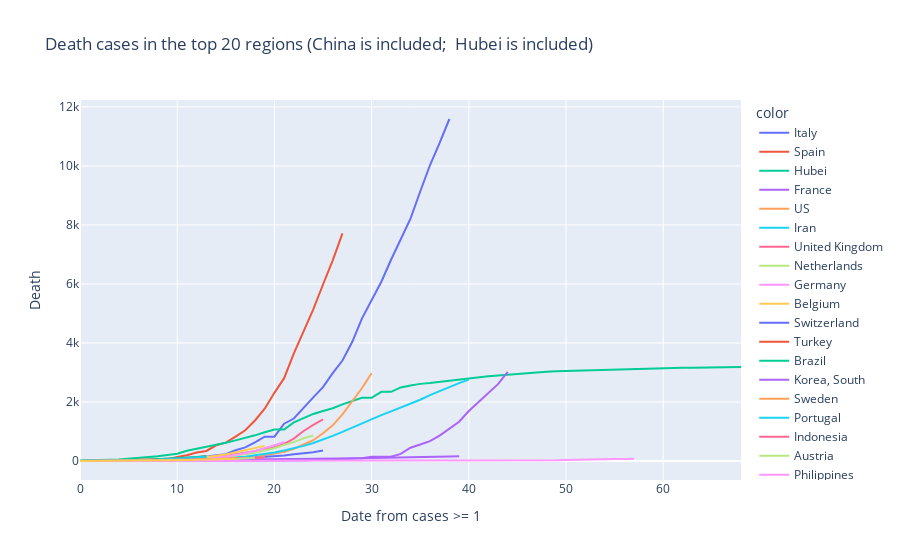

Notebook source saved alongside this figure:
### Code cell
PlotTrend_XT_InA(Top = 20, China = True, Hubei = True, Start = 1)

### Figure 1 — Plotly figure (JSON) as saved in the notebook; plotly's stock layout.template omitted (floating-point values rounded to 4 significant figures)
{"data": [{"hoverlabel": {"namelength": 0}, "hovertemplate": "color=Italy<br>Date from cases >= 1=%{x}<br>Death=%{y}", "legendgroup": "Italy", "line": {"color": "#636efa", "dash": "solid"}, "mode": "lines", "name": "Italy", "showlegend": true, "type": "scatter", "x": [0, 1, 2, 3, 4, 5, 6, 7, 8, 9, 10, 11, 12, 13, 14, 15, 16, 17, 18, 19, 20, 21, 22, 23, 24, 25, 26, 27, 28, 29, 30, 31, 32, 33, 34, 35, 36, 37, 38], "xaxis": "x", "y": [1, 2, 3, 7, 10, 12, 17, 21, 29, 34, 52, 79, 107, 148, 197, 233, 366, 463, 631, 827, 827, 1266, 1441, 1809, 2158, 2503, 2978, 3405, 4032, 4825, 5476, 6077, 6820, 7503, 8215, 9134, 10023, 10779, 11591], "yaxis": "y"}, {"hoverlabel": {"namelength": 0}, "hovertemplate": "color=Spain<br>Date from cases >= 1=%{x}<br>Death=%{y}", "legendgroup": "Spain", "line": {"color": "#EF553B", "dash": "solid"}, "mode": "lines", "name": "Spain", "showlegend": true, "type": "scatter", "x": [0, 1, 2, 3, 4, 5, 6, 7, 8, 9, 10, 11, 12, 13, 14, 15, 16, 17, 18, 19, 20, 21, 22, 23, 24, 25, 26, 27], "xaxis": "x", "y": [1, 2, 3, 5, 10, 17, 28, 35, 54, 55, 133, 195, 289, 342, 533, 623, 830, 1043, 1375, 1772, 2311, 2808, 3647, 4365, 5138, 5982, 6803, 7716], "yaxis": "y"}, {"hoverlabel": {"namelength": 0}, "hovertemplate": "color=Hubei<br>Date from cases >= 1=%{x}<br>Death=%{y}", "legendgroup": "Hubei", "line": {"color": "#00cc96", "dash": "solid"}, "mode": "lines", "name": "Hubei", "showlegend": true, "type": "scatter", "x": [0, 1, 2, 3, 4, 5, 6, 7, 8, 9, 10, 11, 12, 13, 14, 15, 16, 17, 18, 19, 20, 21, 22, 23, 24, 25, 26, 27, 28, 29, 30, 31, 32, 33, 34, 35, 36, 37, 38, 39, 40, 41, 42, 43, 44, 45, 46, 47, 48, 49, 50, 51, 52, 53, 54, 55, 56, 57, 58, 59, 60, 61, 62, 63, 64, 65, 66, 67, 68], "xaxis": "x", "y": [17, 17, 24, 40, 52, 76, 125, 125, 162, 204, 249, 350, 414, 479, 549, 618, 699, 780, 871, 974, 1068, 1068, 1310, 1457, 1596, 1696, 1789, 1921, 2029, 2144, 2144, 2346, 2346, 2495, 2563, 2615, 2641, 2682, 2727, 2761, 2803, 2835, 2871, 2902, 2931, 2959, 2986, 3008, 3024, 3046, 3056, 3062, 3075, 3085, 3099, 3111, 3122, 3130, 3133, 3139, 3153, 3153, 3160, 3163, 3169, 3174, 3177, 3182, 3186], "yaxis": "y"}, {"hoverlabel": {"namelength": 0}, "hovertemplate": "color=France<br>Date from cases >= 1=%{x}<br>Death=%{y}", "legendgroup": "France", "line": {"color": "#ab63fa", "dash": "solid"}, "mode": "lines", "name": "France", "showlegend": true, "type": "scatter", "x": [0, 1, 2, 3, 4, 5, 6, 7, 8, 9, 10, 11, 12, 13, 14, 15, 16, 17, 18, 19, 20, 21, 22, 23, 24, 25, 26, 27, 28, 29, 30, 31, 32, 33, 34, 35, 36, 37, 38, 39, 40, 41, 42, 43, 44], "xaxis": "x", "y": [1, 1, 1, 1, 1, 1, 1, 1, 1, 1, 1, 2, 2, 2, 2, 2, 3, 4, 4, 6, 9, 11, 19, 19, 33, 48, 48, 79, 91, 91, 148, 148, 148, 243, 450, 562, 674, 860, 1100, 1331, 1696, 1995, 2314, 2606, 3024], "yaxis": "y"}, {"hoverlabel": {"namelength": 0}, "hovertemplate": "color=US<br>Date from cases >= 1=%{x}<br>Death=%{y}", "legendgroup": "US", "line": {"color": "#FFA15A", "dash": "solid"}, "mode": "lines", "name": "US", "showlegend": true, "type": "scatter", "x": [0, 1, 2, 3, 4, 5, 6, 7, 8, 9, 10, 11, 12, 13, 14, 15, 16, 17, 18, 19, 20, 21, 22, 23, 24, 25, 26, 27, 28, 29, 30], "xaxis": "x", "y": [1, 1, 6, 7, 11, 12, 14, 17, 21, 22, 28, 36, 40, 47, 54, 63, 85, 108, 118, 200, 244, 307, 417, 557, 706, 942, 1209, 1581, 2026, 2467, 2978], "yaxis": "y"}, {"hoverlabel": {"namelength": 0}, "hovertemplate": "color=Iran<br>Date from cases >= 1=%{x}<br>Death=%{y}", "legendgroup": "Iran", "line": {"color": "#19d3f3", "dash": "solid"}, "mode": "lines", "name": "Iran", "showlegend": true, "type": "scatter", "x": [0, 1, 2, 3, 4, 5, 6, 7, 8, 9, 10, 11, 12, 13, 14, 15, 16, 17, 18, 19, 20, 21, 22, 23, 24, 25, 26, 27, 28, 29, 30, 31, 32, 33, 34, 35, 36, 37, 38, 39, 40], "xaxis": "x", "y": [2, 2, 4, 5, 8, 12, 16, 19, 26, 34, 43, 54, 66, 77, 92, 107, 124, 145, 194, 237, 291, 354, 429, 514, 611, 724, 853, 988, 1135, 1284, 1433, 1556, 1685, 1812, 1934, 2077, 2234, 2378, 2517, 2640, 2757], "yaxis": "y"}, {"hoverlabel": {"namelength": 0}, "hovertemplate": "color=United Kingdom<br>Date from cases >= 1=%{x}<br>Death=%{y}", "legendgroup": "United Kingdom", "line": {"color": "#FF6692", "dash": "solid"}, "mode": "lines", "name": "United Kingdom", "showlegend": true, "type": "scatter", "x": [0, 1, 2, 3, 4, 5, 6, 7, 8, 9, 10, 11, 12, 13, 14, 15, 16, 17, 18, 19, 20, 21, 22, 23, 24, 25], "xaxis": "x", "y": [1, 2, 2, 3, 4, 6, 8, 8, 8, 21, 21, 55, 55, 71, 137, 177, 233, 281, 335, 422, 465, 578, 759, 1019, 1228, 1408], "yaxis": "y"}, {"hoverlabel": {"namelength": 0}, "hovertemplate": "color=Netherlands<br>Date from cases >= 1=%{x}<br>Death=%{y}", "legendgroup": "Netherlands", "line": {"color": "#B6E880", "dash": "solid"}, "mode": "lines", "name": "Netherlands", "showlegend": true, "type": "scatter", "x": [0, 1, 2, 3, 4, 5, 6, 7, 8, 9, 10, 11, 12, 13, 14, 15, 16, 17, 18, 19, 20, 21, 22, 23, 24], "xaxis": "x", "y": [1, 1, 3, 3, 4, 5, 5, 10, 12, 20, 24, 43, 58, 76, 106, 136, 179, 213, 276, 356, 434, 546, 639, 771, 864], "yaxis": "y"}, {"hoverlabel": {"namelength": 0}, "hovertemplate": "color=Germany<br>Date from cases >= 1=%{x}<br>Death=%{y}", "legendgroup": "Germany", "line": {"color": "#FF97FF", "dash": "solid"}, "mode": "lines", "name": "Germany", "showlegend": true, "type": "scatter", "x": [0, 1, 2, 3, 4, 5, 6, 7, 8, 9, 10, 11, 12, 13, 14, 15, 16, 17, 18, 19, 20, 21], "xaxis": "x", "y": [2, 2, 3, 3, 7, 9, 11, 17, 24, 28, 44, 67, 84, 94, 123, 157, 206, 267, 342, 433, 533, 645], "yaxis": "y"}, {"hoverlabel": {"namelength": 0}, "hovertemplate": "color=Belgium<br>Date from cases >= 1=%{x}<br>Death=%{y}", "legendgroup": "Belgium", "line": {"color": "#FECB52", "dash": "solid"}, "mode": "lines", "name": "Belgium", "showlegend": true, "type": "scatter", "x": [0, 1, 2, 3, 4, 5, 6, 7, 8, 9, 10, 11, 12, 13, 14, 15, 16, 17, 18, 19], "xaxis": "x", "y": [3, 3, 3, 4, 4, 5, 10, 14, 21, 37, 67, 75, 88, 122, 178, 220, 289, 353, 431, 513], "yaxis": "y"}, {"hoverlabel": {"namelength": 0}, "hovertemplate": "color=Switzerland<br>Date from cases >= 1=%{x}<br>Death=%{y}", "legendgroup": "Switzerland", "line": {"color": "#636efa", "dash": "solid"}, "mode": "lines", "name": "Switzerland", "showlegend": true, "type": "scatter", "x": [0, 1, 2, 3, 4, 5, 6, 7, 8, 9, 10, 11, 12, 13, 14, 15, 16, 17, 18, 19, 20, 21, 22, 23, 24, 25], "xaxis": "x", "y": [1, 1, 1, 2, 2, 3, 4, 4, 11, 13, 14, 14, 27, 28, 41, 54, 75, 98, 120, 122, 153, 191, 231, 264, 300, 359], "yaxis": "y"}, {"hoverlabel": {"namelength": 0}, "hovertemplate": "color=Turkey<br>Date from cases >= 1=%{x}<br>Death=%{y}", "legendgroup": "Turkey", "line": {"color": "#EF553B", "dash": "solid"}, "mode": "lines", "name": "Turkey", "showlegend": true, "type": "scatter", "x": [0, 1, 2, 3, 4, 5, 6, 7, 8, 9, 10, 11, 12, 13], "xaxis": "x", "y": [1, 1, 3, 4, 9, 30, 37, 44, 59, 75, 92, 108, 131, 168], "yaxis": "y"}, {"hoverlabel": {"namelength": 0}, "hovertemplate": "color=Brazil<br>Date from cases >= 1=%{x}<br>Death=%{y}", "legendgroup": "Brazil", "line": {"color": "#00cc96", "dash": "solid"}, "mode": "lines", "name": "Brazil", "showlegend": true, "type": "scatter", "x": [0, 1, 2, 3, 4, 5, 6, 7, 8, 9, 10, 11, 12, 13], "xaxis": "x", "y": [1, 3, 6, 11, 15, 25, 34, 46, 59, 77, 92, 111, 136, 159], "yaxis": "y"}, {"hoverlabel": {"namelength": 0}, "hovertemplate": "color=Korea, South<br>Date from cases >= 1=%{x}<br>Death=%{y}", "legendgroup": "Korea, South", "line": {"color": "#ab63fa", "dash": "solid"}, "mode": "lines", "name": "Korea, South", "showlegend": true, "type": "scatter", "x": [0, 1, 2, 3, 4, 5, 6, 7, 8, 9, 10, 11, 12, 13, 14, 15, 16, 17, 18, 19, 20, 21, 22, 23, 24, 25, 26, 27, 28, 29, 30, 31, 32, 33, 34, 35, 36, 37, 38, 39], "xaxis": "x", "y": [1, 2, 2, 6, 8, 10, 12, 13, 13, 16, 17, 28, 28, 35, 35, 42, 44, 50, 53, 54, 60, 66, 66, 72, 75, 75, 81, 84, 91, 94, 102, 111, 111, 120, 126, 131, 139, 144, 152, 158], "yaxis": "y"}, {"hoverlabel": {"namelength": 0}, "hovertemplate": "color=Sweden<br>Date from cases >= 1=%{x}<br>Death=%{y}", "legendgroup": "Sweden", "line": {"color": "#FFA15A", "dash": "solid"}, "mode": "lines", "name": "Sweden", "showlegend": true, "type": "scatter", "x": [0, 1, 2, 3, 4, 5, 6, 7, 8, 9, 10, 11, 12, 13, 14, 15, 16, 17, 18, 19], "xaxis": "x", "y": [1, 1, 1, 2, 3, 6, 7, 10, 11, 16, 20, 21, 25, 36, 62, 77, 105, 105, 110, 146], "yaxis": "y"}, {"hoverlabel": {"namelength": 0}, "hovertemplate": "color=Portugal<br>Date from cases >= 1=%{x}<br>Death=%{y}", "legendgroup": "Portugal", "line": {"color": "#19d3f3", "dash": "solid"}, "mode": "lines", "name": "Portugal", "showlegend": true, "type": "scatter", "x": [0, 1, 2, 3, 4, 5, 6, 7, 8, 9, 10, 11, 12, 13], "xaxis": "x", "y": [1, 2, 3, 6, 12, 14, 23, 33, 43, 60, 76, 100, 119, 140], "yaxis": "y"}, {"hoverlabel": {"namelength": 0}, "hovertemplate": "color=Indonesia<br>Date from cases >= 1=%{x}<br>Death=%{y}", "legendgroup": "Indonesia", "line": {"color": "#FF6692", "dash": "solid"}, "mode": "lines", "name": "Indonesia", "showlegend": true, "type": "scatter", "x": [0, 1, 2, 3, 4, 5, 6, 7, 8, 9, 10, 11, 12, 13, 14, 15, 16, 17, 18, 19], "xaxis": "x", "y": [1, 1, 4, 5, 5, 5, 5, 19, 25, 32, 38, 48, 49, 55, 58, 78, 87, 102, 114, 122], "yaxis": "y"}, {"hoverlabel": {"namelength": 0}, "hovertemplate": "color=Austria<br>Date from cases >= 1=%{x}<br>Death=%{y}", "legendgroup": "Austria", "line": {"color": "#B6E880", "dash": "solid"}, "mode": "lines", "name": "Austria", "showlegend": true, "type": "scatter", "x": [0, 1, 2, 3, 4, 5, 6, 7, 8, 9, 10, 11, 12, 13, 14, 15, 16, 17, 18], "xaxis": "x", "y": [1, 1, 1, 1, 3, 3, 4, 6, 6, 8, 16, 21, 28, 30, 49, 58, 68, 86, 108], "yaxis": "y"}, {"hoverlabel": {"namelength": 0}, "hovertemplate": "color=Philippines<br>Date from cases >= 1=%{x}<br>Death=%{y}", "legendgroup": "Philippines", "line": {"color": "#FF97FF", "dash": "solid"}, "mode": "lines", "name": "Philippines", "showlegend": true, "type": "scatter", "x": [0, 1, 2, 3, 4, 5, 6, 7, 8, 9, 10, 11, 12, 13, 14, 15, 16, 17, 18, 19, 20, 21, 22, 23, 24, 25, 26, 27, 28, 29, 30, 31, 32, 33, 34, 35, 36, 37, 38, 39, 40, 41, 42, 43, 44, 45, 46, 47, 48, 49, 50, 51, 52, 53, 54, 55, 56, 57], "xaxis": "x", "y": [1, 1, 1, 1, 1, 1, 1, 1, 1, 1, 1, 1, 1, 1, 1, 1, 1, 1, 1, 1, 1, 1, 1, 1, 1, 1, 1, 1, 1, 1, 1, 1, 1, 1, 1, 1, 1, 1, 1, 2, 5, 8, 11, 12, 12, 19, 17, 18, 19, 25, 33, 35, 38, 45, 54, 68, 71, 78], "yaxis": "y"}, {"hoverlabel": {"namelength": 0}, "hovertemplate": "color=Denmark<br>Date from cases >= 1=%{x}<br>Death=%{y}", "legendgroup": "Denmark", "line": {"color": "#FECB52", "dash": "solid"}, "mode": "lines", "name": "Denmark", "showlegend": true, "type": "scatter", "x": [0, 1, 2, 3, 4, 5, 6, 7, 8, 9, 10, 11, 12, 13, 14, 15, 16], "xaxis": "x", "y": [1, 2, 3, 4, 4, 6, 9, 13, 13, 24, 32, 34, 41, 52, 65, 72, 77], "yaxis": "y"}], "layout": {"legend": {"title": {"text": "color"}, "tracegroupgap": 0}, "title": {"text": "Death cases in the top 20 regions (China is included;  Hubei is included)"}, "xaxis": {"anchor": "y", "domain": [0, 1], "title": {"text": "Date from cases >= 1"}}, "yaxis": {"anchor": "x", "domain": [0, 1], "title": {"text": "Death"}}}}
